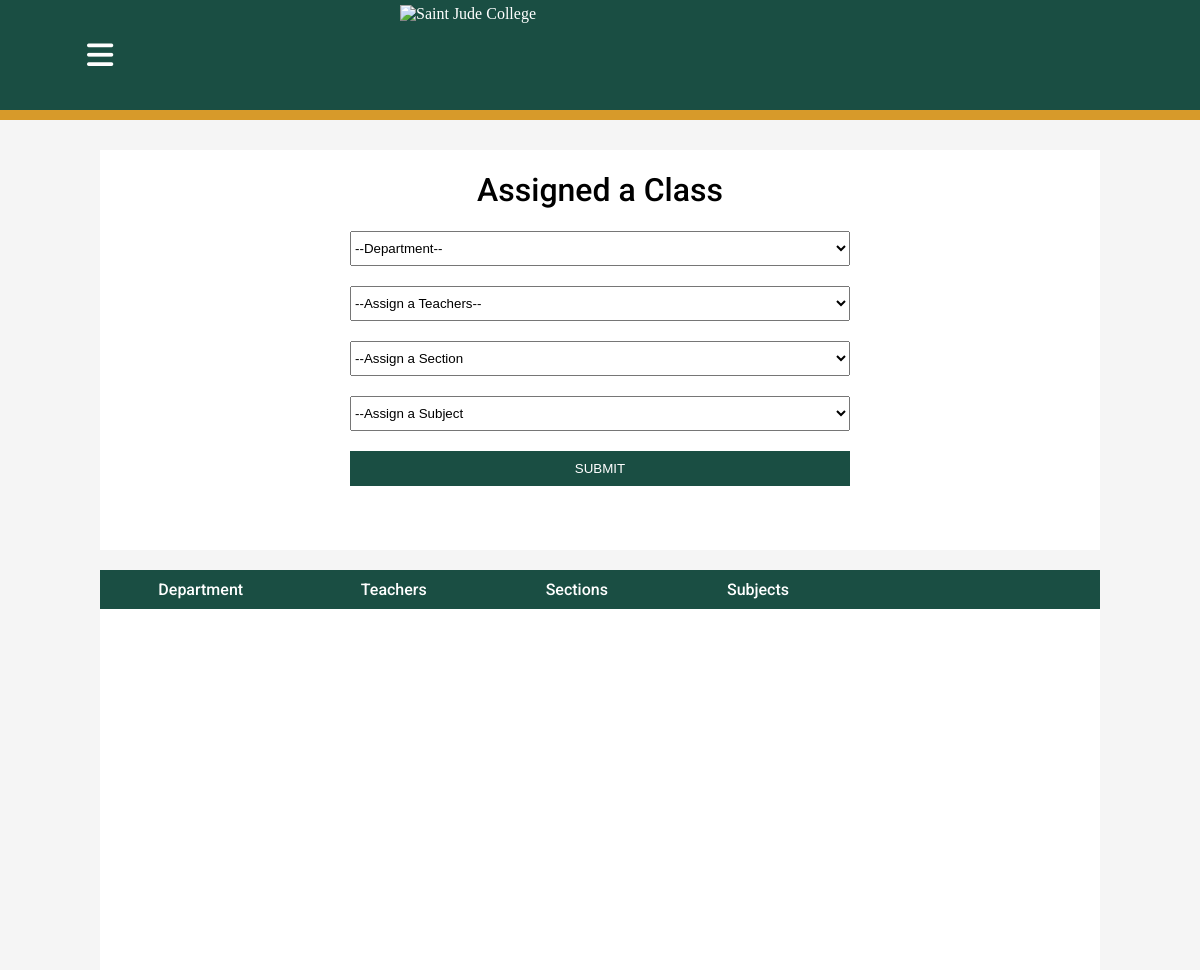
Page /admin/assign.php (signed in) on the earlier database version.
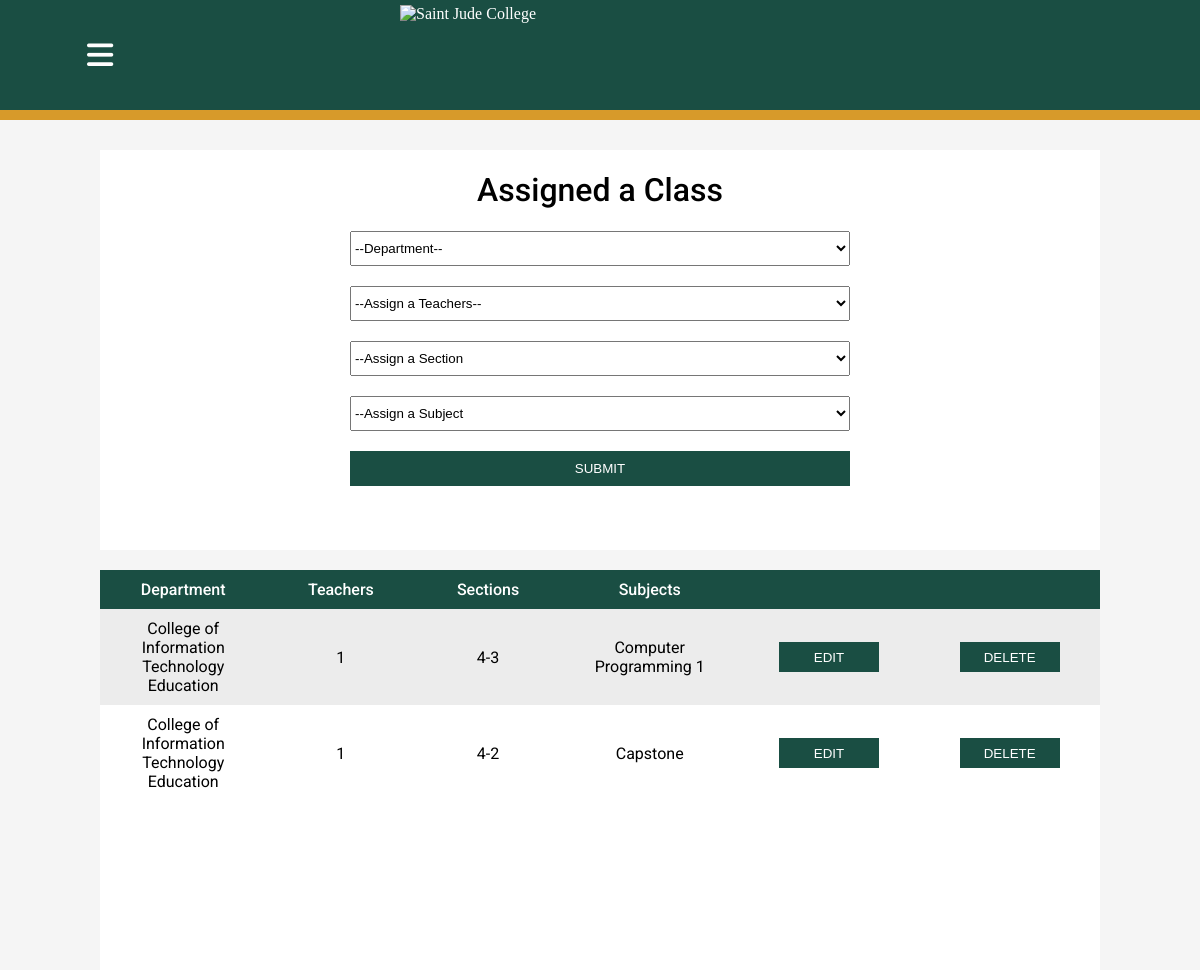
Same page on the later database version.
### tables this page shows
CREATE TABLE `assign` (
  `id` int(11) NOT NULL,
  `departments` varchar(255) NOT NULL,
  `teachers` varchar(255) NOT NULL,
  `sections` varchar(255) NOT NULL,
  `subjects` varchar(255) NOT NULL
);

### admin/assign.php (the view, shortened to what this page needs)
<?php
  require_once $_SERVER['DOCUMENT_ROOT']."/attendance/database/connect.php";
  $queryDisplay = "SELECT * FROM assign";
  $sqlDisplay = mysqli_query($con, $queryDisplay);
?>
<!DOCTYPE html>
<html lang="en">
<head>
  <link rel="stylesheet" href="./css/assign.css">
</head>
<body>
  <div class="main">
    <div class="header">
      <i class="fa-solid fa-bars" id="bars"></i>
      <img src="./img/sjc-bg-black.png" alt="Saint Jude College" />
      <div class="header2"></div>
    </div>
    <div class="container">
      <h1>Assigned a Class</h1>
      <form action="./php/assign-create.php" method="post">
        <select name="departments" id="department" required>
          <option disabled selected value>--Department--</option>
        </select>
        <select name="teachers" id="teachers" required>
          <option disabled selected value>--Assign a Teachers--</option>
        </select>
        <select name="sections" id="section" required>
          <option disabled selected value>--Assign a Section</option>
        </select>
        <select name="subjects" id="subject" required>
          <option disabled selected value>--Assign a Subject</option>
        </select>
        <input type="submit" name="submit" value="SUBMIT">
      </form>
    </div>
    <div class="list">
      <table>
        <tr>
          <th>Department</th>
          <th>Teachers</th>
          <th>Sections</th>
          <th>Subjects</th>
          <th></th>
          <th></th>
        </tr>
        <?php while($results = mysqli_fetch_array($sqlDisplay)) { ?>
        <tr>
          <td><?php echo $results['departments'] ?></td>
          <td><?php echo $results['teachers'] ?></td>
          <td><?php echo $results['sections'] ?></td>
          <td><?php echo $results['subjects'] ?></td>
          <td>
            <form action="./php/assign-update.php" method="post">
              <input type="submit" value="EDIT" name="edit" class="editRows">
            </form>
          </td>
          <td>
            <form action="./php/assign-delete.php" method="post">
              <input type="submit" value="DELETE" name="delete" class="deleteRows">
            </form>
          </td>
        </tr>
        <?php } ?>
      </table>
    </div>
  </div>
</body>
</html>

Differences in the rows shown:
added assign: departments "College of Information Technology Education", teachers "1", sections "4-3", subjects "Computer Programming 1"
added assign: departments "College of Information Technology Education", teachers "1", sections "4-2", subjects "Capstone"
